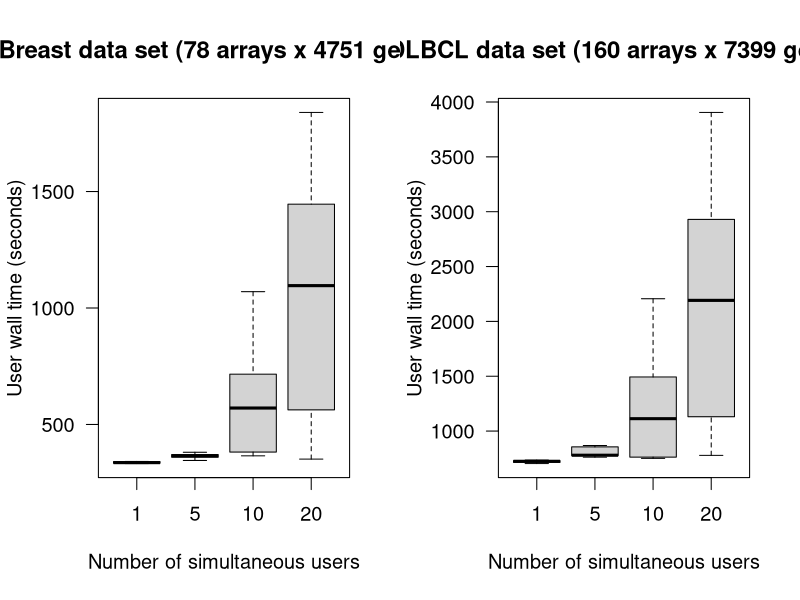

Recreate this plot in R.
## First, run wrapWebBenchmarks1.py, which calls fl-run-test to do the timings.
## The script rb.sh does that. However, note that for every run we get one value
## for one user, and 20 for 20 users. So I did a few runs by hand, and placed them
## in file 1.1.1

rr <- function(x) rep(x, x)

breast.results <- scan("breast.web.tests.txt", sep = "\t",
                       what = double(0), 40)
dlbcl.results <- scan("dlbcl.web.tests.txt", sep = "\t",
                       what = double(0), 40)

nusers <- c(rep(1, 5), rr(5), rr(10), rr(20))


postscript(file = "bench.web.eps", height = 8, width = 12,
           horizontal = FALSE,
           onefile = FALSE, paper = "special")
par(mfrow = c(1, 2))
par(las = 1)
par(cex = 1.2)

boxplot(breast.results ~ nusers, xlab = "Number of simultaneous users",
        ylab = "User wall time (seconds)",
        main = "Breast data set (78 arrays x 4751 genes)")


boxplot(dlbcl.results ~ nusers, xlab = "Number of simultaneous users",
        ylab = "User wall time (seconds)",
        main = "DLBCL data set (160 arrays x 7399 genes)")

dev.off()
